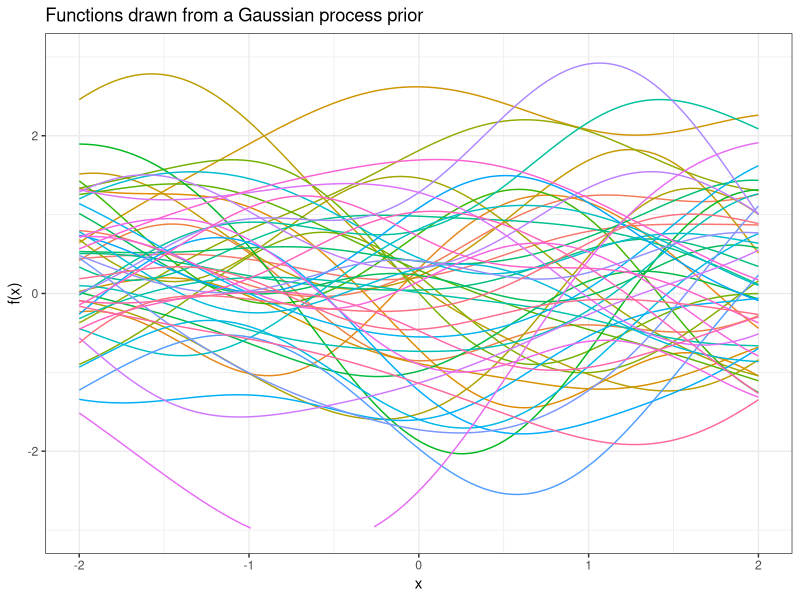
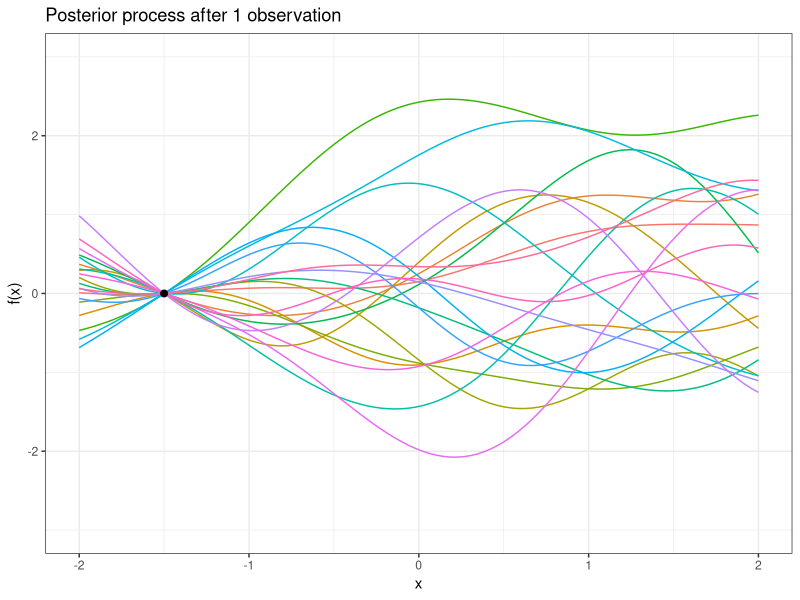
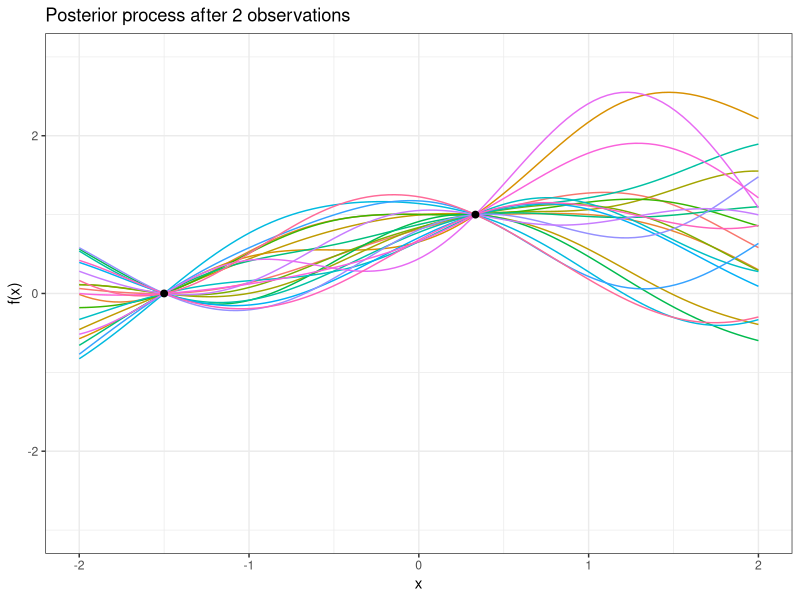
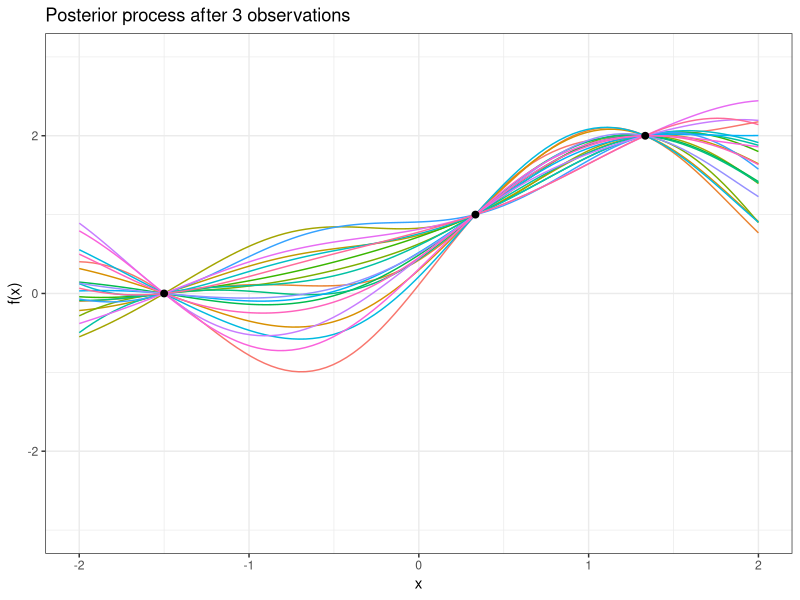
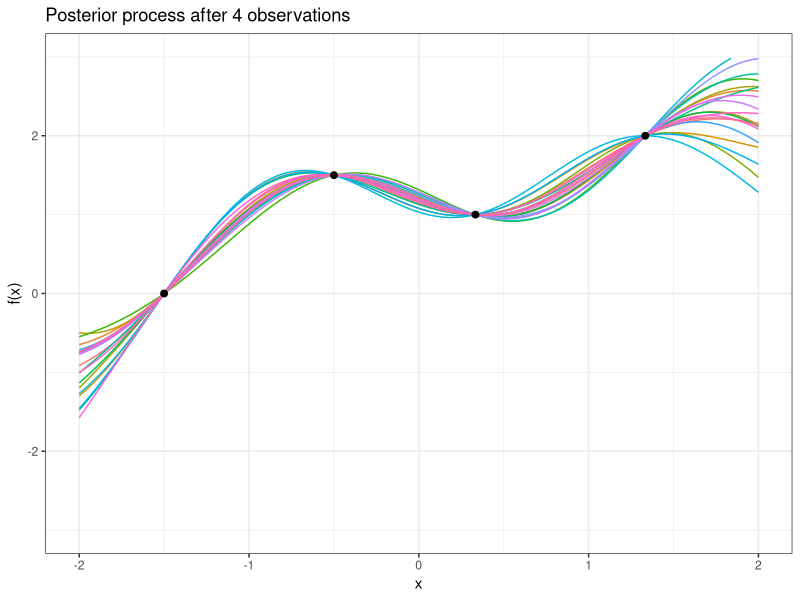

Reproduce these figures in R, in order. (Note: this script raises an error after producing the figures.)


library(knitr)
library(ggplot2)
library(gridExtra)
library(reshape2)
library(kernlab)
library(mvtnorm)

########################## Functions drawn from a Gaussian process prior
squared.exp = function(x1, x2, l = 1) {
  
  D = as.matrix(dist(c(x1, x2), method = "euclidean"))
  
  K = exp(-1 / 2 * D^2 / l^2)
  
  return(K)
}

set.seed(131317)
n = 100
x = seq(-2, 2, length.out = n)
x.obs = c(-1.5, 1/3, 4/3, -0.5)
y.obs = c(0, 1, 2, 1.5)

K = squared.exp(x, x.obs)
K.xx = K[(n + 1):nrow(K), (n + 1):nrow(K)]
K.xxs = K[1:n, (n + 1):nrow(K)]
K.xsxs = K[1:n, 1:n]

df = data.frame(x = x)

# Drawing from Gaussian process Prior
for (i in 1:50) {
  df[, i + 1] = as.vector(mvtnorm::rmvnorm(1, sigma = K.xsxs))
}

df.m = melt(df, id.vars = "x")

p1 = ggplot(data = df.m, aes(x = x, y = value, colour = variable)) + geom_line() + theme_bw()
p1 = p1 + xlab("x") + ylab("f(x)") + ylim(c(-3, 3))
p1 = p1 + theme(legend.position = "none") + ggtitle("Functions drawn from a Gaussian process prior")

ggsave("figure_man/gp-sample/gp-sample-1-1.pdf", width = 6, height = 4)

##############################################

set.seed(131317)
p.list = list()

for (j in 1:length(x.obs)) {
  # Update of posterior 
  m.post = K.xxs[, 1:j] %*% solve(K.xx[1:j, 1:j]) %*% y.obs[1:j]
  K.post = K.xsxs - K.xxs[ ,1:j] %*% solve(K.xx[1:j, 1:j]) %*% t(K.xxs[, 1:j]) 
  
  df = data.frame(x = x)
  
  for (i in 1:20) {
    df[, i + 1] = as.vector(mvtnorm::rmvnorm(1, m.post, sigma = K.post))
  }
  
  df.m = melt(df, id.vars = "x")
  
  p.list[[j]] = ggplot() + geom_line(data = df.m, aes(x = x, y = value, colour = variable)) 
  p.list[[j]] = p.list[[j]] + 
    geom_point(data = data.frame(x = x.obs[1:j], y = y.obs[1:j]), aes(x = x, y = y), size = 2)
  p.list[[j]] = p.list[[j]] + xlab("x") + ylab("f(x)") + ylim(c(-3, 3))
  p.list[[j]] = p.list[[j]] + theme_bw() + theme(legend.position = "none") + 
    ggtitle(paste0("Posterior process after ", j, " observation", ifelse(j == 1, "", "s")))
  
  ggsave(paste0("figure_man/gp-sample/gp-sample-2-", j, ".pdf"), width = 6, height = 4)
}

###############################################
##### 10 different samples

n = 3
x = c(1, 2, 5)

K = matrix(0, n, n)

for (i in 1:n) {
  for (j in 1:n) {
    K[i, j] = exp(- 1/2 * (abs(x[i] - x[j]))^2)
    # K[i, j] = t(x[i]) %*% x[j] # linear kernel
  }
}

df = data.frame(x = x)
df$y = as.vector(rmvnorm(1, Sigma = K))

p = ggplot(data = df, aes(x = x, y = y)) + geom_line() + theme_bw()
p = p + xlab("x") + ylab("f(x)")
p

################################################

set.seed(1221)
n = 100

x = seq(-2, 2, length.out = n)
K = matrix(0, n, n)

for (i in 1:n) {
  for (j in 1:n) {
    K[i, j] = exp(- 1/2 * (abs(x[i] - x[j]))^2)
    # K[i, j] = t(x[i]) %*% x[j] # linear kernel
  }
}

df = data.frame(x = x)

for (i in 1:10) {
  df[, i + 1] = as.vector(mvtnorm::rmvnorm(1, sigma = K))
}

df.m = melt(df, id.vars = "x")

p = ggplot(data = df.m, aes(x = x, y = value, colour = variable)) + geom_line() + theme_bw()
p = p + xlab("x") + ylab("f(x)") + ylim(c(-5, 5))
p = p + theme(legend.position = "none")
p
